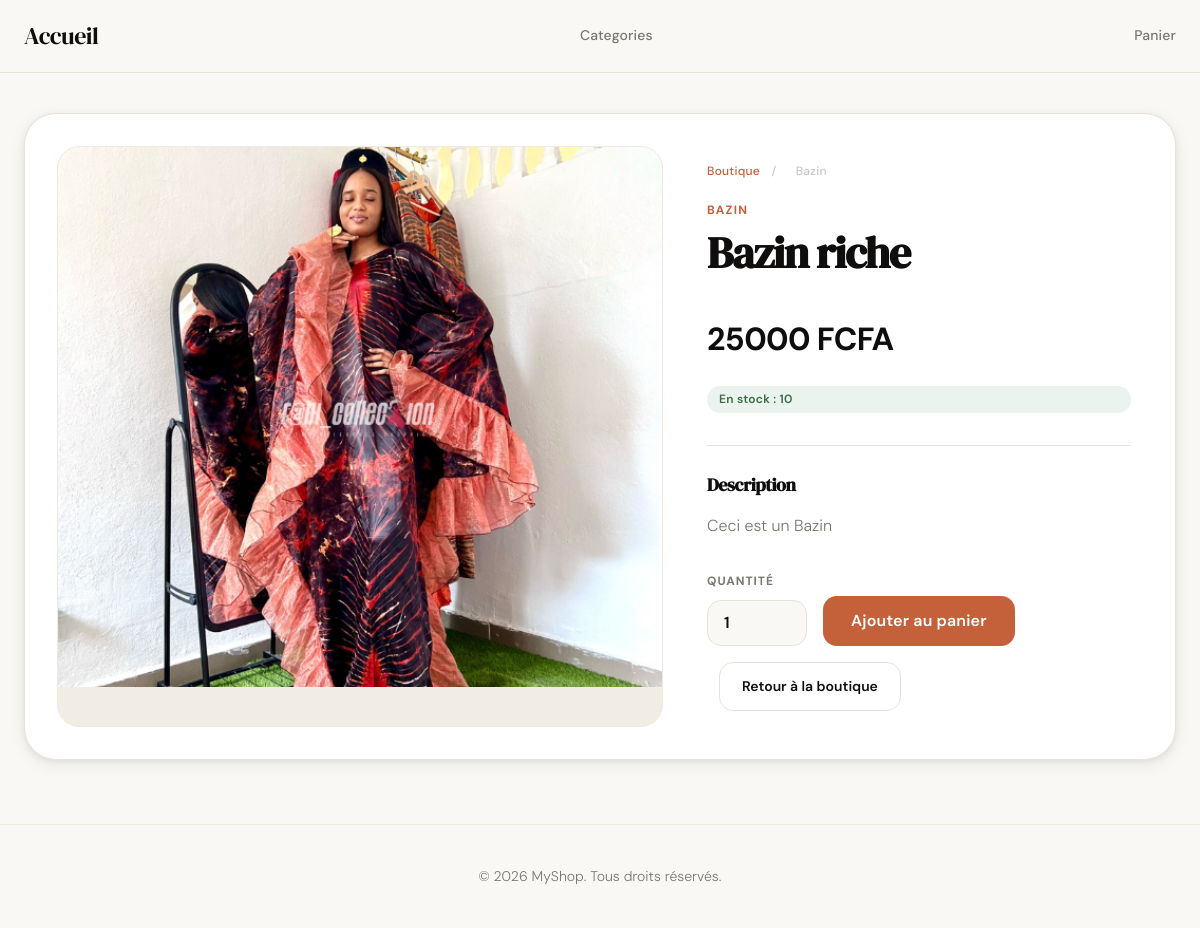
Screenshot of /produit_detail/6 with the database file from the repository.
### store/models.py (models this page shows, shortened)
class Product(models.Model):
    name = models.CharField(max_length=100)
    description = models.TextField()
    price = models.IntegerField()
    category = models.ForeignKey(to='Category', on_delete=models.CASCADE)
    image = models.ImageField(blank=True, null=True)
    stock = models.IntegerField()
    is_available = models.BooleanField(default=False)
    is_featured = models.BooleanField(default=False)
    created_at = models.DateTimeField(auto_now_add=True)
    updated_at = models.DateTimeField(auto_now=True)

class Category(models.Model):
    name = models.CharField(max_length=100)

### store/views.py (the view)
# urls.py: path('produit_detail/<int:pk>', views.produit_detail, name='produit_detail'),
def produit_detail(request, pk):
    details = get_object_or_404(Product, pk=pk)
    return render(request, 'produit_detail.html', {"product": details})

### store/templates/produit_detail.html (shortened to what this page needs)
{% extends 'base.html' %}
{% block content %}
<section class="product-detail">
    <div class="product-detail-image">
        {% if product.image %}
            <img src="{{ product.image.url }}" alt="{{ product.name }}">
        {% else %}
            <div class="image-placeholder">
                <span>Aucune image</span>
            </div>
        {% endif %}
    </div>
    <div class="product-detail-info">
        <p class="breadcrumb">
            <a href="{% url 'store' %}">Boutique</a>
            <span>/</span>
            <span>{{ product.category.name }}</span>
        </p>
        <p class="product-category">{{ product.category.name }}</p>
        <h1>{{ product.name }}</h1>
        <p class="detail-price">{{ product.price }} FCFA</p>
        {% if product.stock > 0 and product.is_available %}
            <p class="product-stock">En stock : {{ product.stock }}</p>
        {% else %}
            <p class="product-out">Rupture de stock</p>
        {% endif %}
        <div class="detail-description">
            <h2>Description</h2>
            <p>{{ product.description }}</p>
        </div>
        <div class="detail-actions">
            {% if product.stock > 0 and product.is_available %}
                <form class="add-to-cart-form" action="{% url 'add_to_cart' product.pk %}" method="post">
                    <div class="quantity-box">
                        <label for="quantity">Quantité</label>
                        <input
                            type="number"
                            id="quantity"
                            name="quantity"
                            value="1"
                            min="1"
                            max="{{ product.stock }}"
                        >
                    </div>
                    <button type="submit" class="btn btn-large">
                        Ajouter au panier
                    </button>
                </form>
            {% else %}
                <button class="btn btn-disabled" disabled>Indisponible</button>
            {% endif %}
            <a href="{% url 'store' %}" class="btn-secondary">
                Retour à la boutique
            </a>
        </div>
    </div>
</section>
{% endblock %}

### rows the page displays
Product: image (picture), category.name "Bazin", category.name "BAZIN", name "Bazin riche", price "25000", stock "10", description "Ceci est un Bazin"
